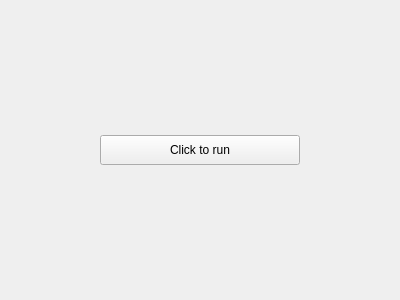
<?xml version="1.0" encoding="UTF-8"?>
<ui version="4.0">
 <class>WaitingSpinnerWidget</class>
 <widget class="QWidget" name="WaitingSpinnerWidget">
  <property name="geometry">
   <rect>
    <x>0</x>
    <y>0</y>
    <width>400</width>
    <height>300</height>
   </rect>
  </property>
  <property name="windowTitle">
   <string>Widget</string>
  </property>
  <widget class="QWidget" name="horizontalLayoutWidget">
   <property name="geometry">
    <rect>
     <x>0</x>
     <y>0</y>
     <width>401</width>
     <height>301</height>
    </rect>
   </property>
   <layout class="QHBoxLayout" name="horizontalLayout">
    <item>
     <widget class="QPushButton" name="pushButton">
      <property name="maximumSize">
       <size>
        <width>200</width>
        <height>30</height>
       </size>
      </property>
      <property name="text">
       <string>Click to run</string>
      </property>
     </widget>
    </item>
   </layout>
  </widget>
 </widget>
 <layoutdefault spacing="6" margin="11"/>
 <resources/>
 <connections/>
</ui>
